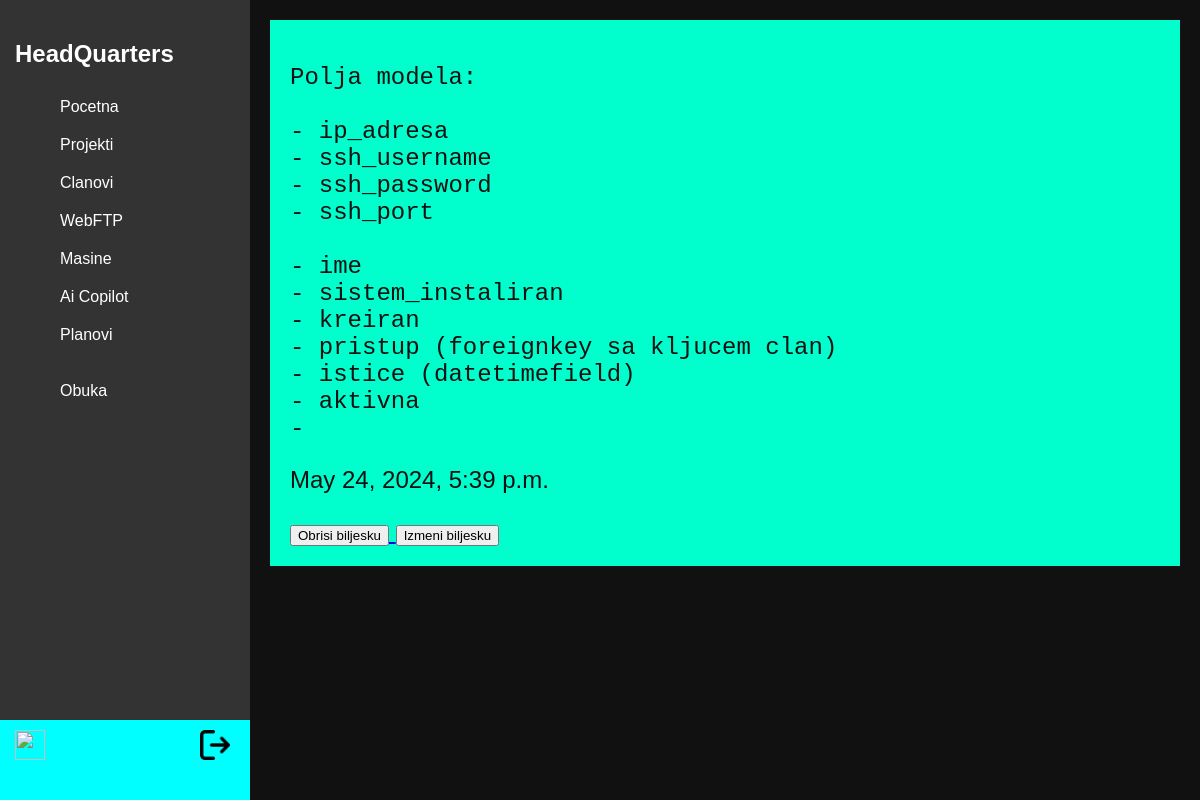
/pregledaj-belesku/41/ (signed in), run on the app's committed database.
### home/models.py (models this page shows)
class Beleska(models.Model):
    naslov = models.CharField(max_length=26, blank=True, null=True)
    text = models.TextField(max_length=6000)
    kreiran = models.DateTimeField(auto_now_add=True)

### home/views.py (the view)
# urls.py: path('pregledaj-belesku/<int:beleska_id>/', views.pregledaj_belesku, name="pregledaj_belesku"),
@login_required(login_url=settings.LOGIN_URL)
def pregledaj_belesku(request, beleska_id):
    beleska = Beleska.objects.get(id=beleska_id)
    context = {'beleska': beleska}
    return render(request, 'home/pregledaj_belesku.html', context)

### home/templates/home/pregledaj_belesku.html (shortened to what this page needs)
{% load static %}
<html lang="en" class="html">
<head>
    <link rel="stylesheet" href="{% static 'css/home.css' %}" class="css">
</head>
<body>
    {% include 'home/sidebar.html' %}
    <div class="container">
        <div class="box" style="height: auto;text-align: unset;">
            <pre>{{ beleska.text }}</pre>
            <p>{{ beleska.kreiran }}</p>
            <a href="{% url 'obrisi_belesku' beleska_id=beleska.id %}">
                <button>Obrisi biljesku</button>
            </a>
            <button onclick="otvoriModal()">Izmeni biljesku</button>
        </div>
    </div>
</body>
</html>

### static/css/home.css (style rules this page uses)
body { margin: 0; padding: 0; font-family: Arial, sans-serif; background-color: #111; color: #fff; }
.container { display: flex; flex-wrap: wrap; margin-left: 250px; }
.box { flex: 1 1 300px; height: 200px; margin: 20px; padding: 20px; background-color: #00ffcc; color: #111; text-align: center; font-size: 24px; }

### data on the page
Beleska: text "Polja modela: - ip_adresa - ssh_username - ssh_password - ssh_port - ime - sistem_instaliran - kreiran - pristup (foreignkey sa kljucem clan) - istice (datetimefield) - aktivna -", kreiran "May 24, 2024, 5:39 p.m."
